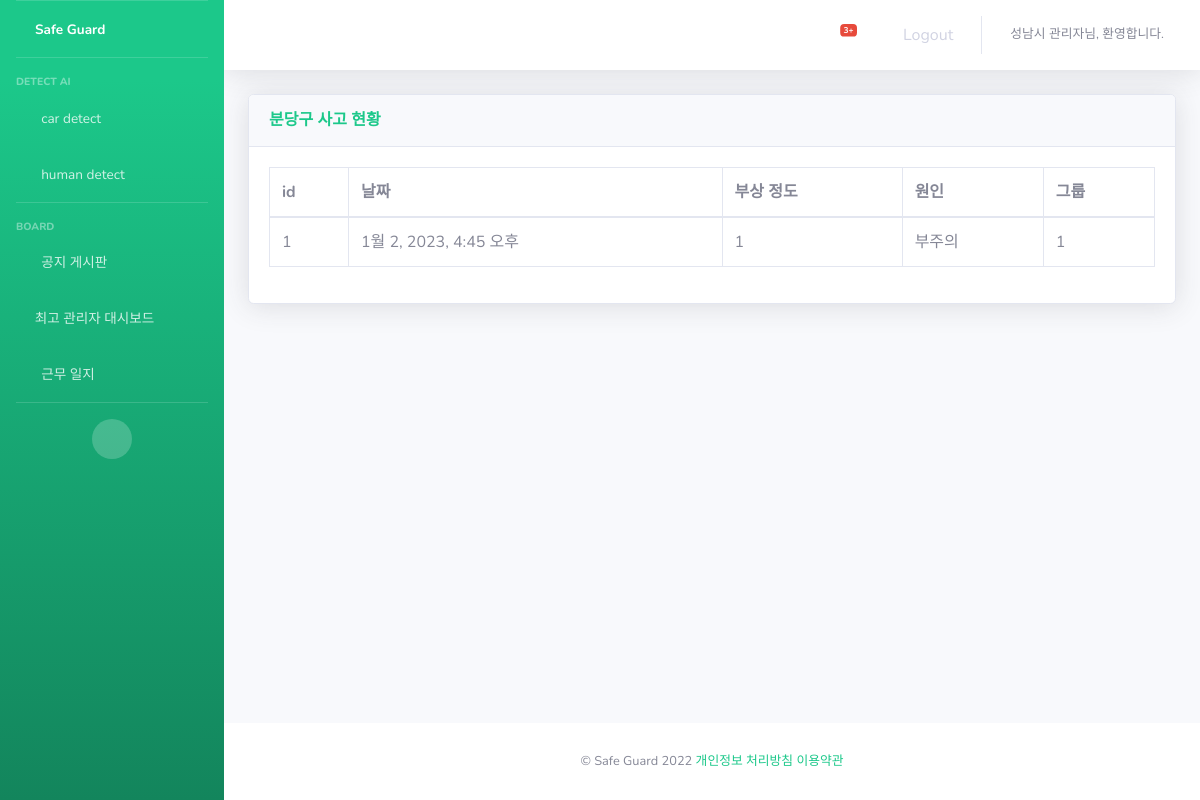
Page /dash/accident_table/분당구 (signed in) on the committed database.
### common/models.py (models this page shows, shortened)
class User(AbstractUser):
    name=models.CharField(max_length=200)
    password=models.CharField(max_length=200)
    address=models.CharField(max_length=200) # 어느 구 소속인지?
    phone=models.CharField(max_length=200)
    company_id=models.ForeignKey(Company,on_delete=models.CASCADE) #하청회사 아이디 / 슈퍼 유저 생성시 오류
    auth = models.CharField(max_length=10, null=True)

class Group(models.Model):
    group_id=models.CharField(max_length=200,primary_key=True)
    job=models.CharField(max_length=200) #직무
    detail_locate=models.TextField(blank=True,null=True) #상세경로
    user_id=models.ForeignKey(User,on_delete=models.CASCADE) #근로자 아이디
    company_id=models.ForeignKey(Company,on_delete=models.CASCADE) #하청회사 아이디
    current=models.IntegerField() #현재인지 아닌지
    def __str__(self):
        return self.group_id

### safe/models.py (models this page shows, shortened)
class Accident(models.Model):
    accident_id=models.CharField(max_length=200,primary_key=True)
    date=models.DateTimeField(null=True,blank=True) #사고발생일
    injury=models.IntegerField() #다친+죽은 사람 수
    cause=models.TextField() #원인 ---- time으로 되어있어서 수정함
    group_id =models.ForeignKey(Group,on_delete=models.CASCADE)
    locate=models.CharField(max_length=200) #구

### dash/views.py (the view)
# urls.py: path('accident_table/<str:dist_id>', views.accident_table, name='accident_table'),
def accident_table(request,dist_id):
    acc_list = Accident.objects.filter(locate__exact=dist_id).order_by('-date')
    data = {'dist_id':dist_id, 'acc_list':acc_list}
    return render(request, 'dash/accident_table.html', data)

### templates/dash/accident_table.html (shortened to what this page needs)
{% extends 'base.html' %}
{% load static %}
{% block content %}
<div class="container-fluid">
    <div class="card shadow mb-4">
        <div class="card-header py-3">
            <h6 class="m-0 font-weight-bold text-success">{{dist_id}} 사고 현황</h6>
        </div>
        <div class="card-body">
            <div class="table-responsive" style="overflow-x:hidden">
                <table class="table table-bordered" id="dataTable" width="100%" cellspacing="0" >
                    <thead>
                        <tr>
                            <th>id</th>
                            <th>날짜</th>
                            <th>부상 정도</th>
                            <th>원인</th>
                            <th>그룹</th>
                        </tr>
                    </thead>
                    <tbody>
                        {% for acc in acc_list %}
                        <tr>
                            <td>{{acc.accident_id}}</td>
                            <td>{{acc.date}}</td>
                            <td>{{acc.injury}}</td>
                            <td>{{acc.cause}}</td>
                            <td>{{acc.group_id}}</td>
                        </tr>
                        {% endfor %}
                    </tbody>
                </table>
            </div>
        </div>
    </div>
</div>
{% endblock %}

### templates/nav_topbar.html (shortened to what this page needs)
{% load static %}
<nav class="navbar navbar-expand navbar-light bg-white topbar mb-4 static-top shadow">
    <ul class="navbar-nav ml-auto">
        <li class="nav-item dropdown no-arrow mx-1">
            <a class="nav-link dropdown-toggle" href="#" id="alertsDropdown" role="button"
                data-toggle="dropdown" aria-haspopup="true" aria-expanded="false">
                <i class="fas fa-bell fa-fw"></i>
                <span class="badge badge-danger badge-counter">3+</span>
            </a>
        </li>
        <li class="nav-item  no-arrow">
            <a class="nav-link" href="#" data-toggle="modal" data-target="#logoutModal">
                <i class="fas fa-sign-out-alt fa-sm fa-fw mr-2 text-gray-600 small"></i>
                Logout
            </a>
        </li>
        <li class="nav-item dropdown no-arrow">
            <a class="nav-link dropdown-toggle" href="#" id="userDropdown" role="button"
                data-toggle="dropdown" aria-haspopup="true" aria-expanded="false">
                <span class="mr-2 d-none d-lg-inline text-gray-600 small"> {{ user.name }}님, 환영합니다.</span>
            </a>
        </li>
    </ul>
</nav>

### rows in the picture
User: name "성남시 관리자"
Accident: locate "분당구", accident_id "1", date "1월 2, 2023, 4:45 오후", injury "1", cause "부주의", group_id "1"
